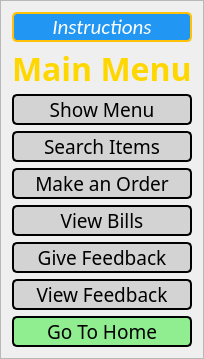
         <widget class="QFrame" name="frame_11">
          <property name="maximumSize">
           <size>
            <width>250</width>
            <height>16777215</height>
           </size>
          </property>
          <property name="styleSheet">
           <string notr="true">/* Menu Frame - White background, dark text */
QFrame#menuFrame {
    background-color: #FFFFFF; /* White */
border-radius:20px;
}

/* Menu Frame - Dark Text */
QFrame#menuFrame QLabel {
    color: #333333; /* Dark Gray or Charcoal Gray */
}

/* Menu Frame - Moosey Green Border */
QFrame#menuFrame {
    border: 2px solid #556B2F; /* Moosey Green */
    border-radius: 10px;
}

/* Adjust other elements within the menu frame as needed */
</string>
          </property>
          <property name="frameShape">
           <enum>QFrame::StyledPanel</enum>
          </property>
          <property name="frameShadow">
           <enum>QFrame::Raised</enum>
          </property>
          <layout class="QVBoxLayout" name="verticalLayout_4">
           <item>
            <widget class="QPushButton" name="pushButton_35">
             <property name="font">
              <font>
               <family>Calibri</family>
               <pointsize>16</pointsize>
               <italic>true</italic>
              </font>
             </property>
             <property name="styleSheet">
              <string notr="true">QPushButton {
    background-color: rgb(33, 150, 243); /* Dodger Blue */
    border: 2px solid rgb(255, 193, 7); /* Gold */
    color: rgb(255, 255, 255); /* White */
    border-radius: 5px;
}

QPushButton:hover {
    background-color: rgb(255, 202, 40); /* Yellow */
    color: rgb(33, 33, 33); /* Charcoal */
}

QPushButton:pressed {
    background-color: rgb(255, 193, 7); /* Gold */
    color: rgb(33, 33, 33); /* Charcoal */
}
</string>
             </property>
             <property name="text">
              <string>  Instructions  </string>
             </property>
            </widget>
           </item>
           <item alignment="Qt::AlignHCenter">
            <widget class="QLabel" name="label_14">
             <property name="maximumSize">
              <size>
               <width>16777215</width>
               <height>40</height>
              </size>
             </property>
             <property name="font">
              <font>
               <family>Script MT Bold</family>
               <pointsize>24</pointsize>
               <weight>75</weight>
               <bold>true</bold>
              </font>
             </property>
             <property name="styleSheet">
              <string notr="true">color:rgb(255, 215, 0)
</string>
             </property>
             <property name="text">
              <string>Main Menu</string>
             </property>
            </widget>
           </item>
           <item>
            <widget class="QPushButton" name="pushButton_36">
             <property name="maximumSize">
              <size>
               <width>16777215</width>
               <height>35</height>
              </size>
             </property>
             <property name="font">
              <font>
               <family>Arial Rounded MT Bold</family>
               <pointsize>14</pointsize>
              </font>
             </property>
             <property name="styleSheet">
              <string notr="true">QPushButton {
background-color: rgb(48, 127, 255); /* Adjusted background color */
    border: none;
    color: sky blue;
    border-;
border: 2px solid black;
    border-radius: 5px;
    background-color: lightgray;
}

QPushButton:hover {
    background-color: rgb(0, 80, 150); /* Adjusted hover color */
color:white
}

QPushButton:pressed {	
    background-color: rgb(255, 70, 70); /* Adjusted pressed color */
    color: black;
}
</string>
             </property>
             <property name="text">
              <string>Show Menu</string>
             </property>
            </widget>
           </item>
           <item>
            <widget class="QPushButton" name="pushButton_78">
             <property name="maximumSize">
              <size>
               <width>16777215</width>
               <height>35</height>
              </size>
             </property>
             <property name="font">
              <font>
               <family>Arial Rounded MT Bold</family>
               <pointsize>14</pointsize>
              </font>
             </property>
             <property name="styleSheet">
              <string notr="true">QPushButton {
background-color: rgb(48, 127, 255); /* Adjusted background color */
    border: none;
    color: sky blue;
    border-;
border: 2px solid black;
    border-radius: 5px;
    background-color: lightgray;
}

QPushButton:hover {
    background-color: rgb(0, 80, 150); /* Adjusted hover color */
color:white
}

QPushButton:pressed {	
    background-color: rgb(255, 70, 70); /* Adjusted pressed color */
    color: black;
}
</string>
             </property>
             <property name="text">
              <string>Search Items</string>
             </property>
            </widget>
           </item>
           <item>
            <widget class="QPushButton" name="pushButton_76">
             <property name="maximumSize">
              <size>
               <width>16777215</width>
               <height>35</height>
              </size>
             </property>
             <property name="font">
              <font>
               <family>Arial Rounded MT Bold</family>
               <pointsize>14</pointsize>
              </font>
             </property>
             <property name="styleSheet">
              <string notr="true">QPushButton {
background-color: rgb(48, 127, 255); /* Adjusted background color */
    border: none;
    color: sky blue;
    border-;
border: 2px solid black;
    border-radius: 5px;
    background-color: lightgray;
}

QPushButton:hover {
    background-color: rgb(0, 80, 150); /* Adjusted hover color */
color:white
}

QPushButton:pressed {	
    background-color: rgb(255, 70, 70); /* Adjusted pressed color */
    color: black;
}
</string>
             </property>
             <property name="text">
              <string>Make an Order</string>
             </property>
            </widget>
           </item>
           <item>
            <widget class="QPushButton" name="pushButton_77">
             <property name="maximumSize">
              <size>
               <width>16777215</width>
               <height>35</height>
              </size>
             </property>
             <property name="font">
              <font>
               <family>Arial Rounded MT Bold</family>
               <pointsize>14</pointsize>
              </font>
             </property>
             <property name="styleSheet">
              <string notr="true">QPushButton {
background-color: rgb(48, 127, 255); /* Adjusted background color */
    border: none;
    color: sky blue;
    border-;
border: 2px solid black;
    border-radius: 5px;
    background-color: lightgray;
}

QPushButton:hover {
    background-color: rgb(0, 80, 150); /* Adjusted hover color */
color:white
}

QPushButton:pressed {	
    background-color: rgb(255, 70, 70); /* Adjusted pressed color */
    color: black;
}
</string>
             </property>
             <property name="text">
              <string>View Bills</string>
             </property>
            </widget>
           </item>
           <item>
            <widget class="QPushButton" name="pushButton_68">
             <property name="maximumSize">
              <size>
               <width>16777215</width>
               <height>35</height>
              </size>
             </property>
             <property name="font">
              <font>
               <family>Arial Rounded MT Bold</family>
               <pointsize>14</pointsize>
              </font>
             </property>
             <property name="styleSheet">
              <string notr="true">QPushButton {
background-color: rgb(48, 127, 255); /* Adjusted background color */
    border: none;
    color: sky blue;
    border-;
border: 2px solid black;
    border-radius: 5px;
    background-color: lightgray;
}

QPushButton:hover {
    background-color: rgb(0, 80, 150); /* Adjusted hover color */
color:white
}

QPushButton:pressed {	
    background-color: rgb(255, 70, 70); /* Adjusted pressed color */
    color: black;
}
</string>
             </property>
             <property name="text">
              <string>Give Feedback</string>
             </property>
            </widget>
           </item>
           <item>
            <widget class="QPushButton" name="pushButton_70">
             <property name="maximumSize">
              <size>
               <width>16777215</width>
               <height>35</height>
              </size>
             </property>
             <property name="font">
              <font>
               <family>Arial Rounded MT Bold</family>
               <pointsize>14</pointsize>
              </font>
             </property>
             <property name="styleSheet">
              <string notr="true">QPushButton {
background-color: rgb(48, 127, 255); /* Adjusted background color */
    border: none;
    color: sky blue;
    border-;
border: 2px solid black;
    border-radius: 5px;
    background-color: lightgray;
}

QPushButton:hover {
    background-color: rgb(0, 80, 150); /* Adjusted hover color */
color:white
}

QPushButton:pressed {	
    background-color: rgb(255, 70, 70); /* Adjusted pressed color */
    color: black;
}
</string>
             </property>
             <property name="text">
              <string>View Feedback</string>
             </property>
            </widget>
           </item>
           <item>
            <widget class="QPushButton" name="pushButton_69">
             <property name="maximumSize">
              <size>
               <width>16777215</width>
               <height>40</height>
              </size>
             </property>
             <property name="font">
              <font>
               <family>Arial Rounded MT Bold</family>
               <pointsize>14</pointsize>
              </font>
             </property>
             <property name="styleSheet">
              <string notr="true">QPushButton {
background-color: rgb(48, 127, 255); /* Adjusted background color */
    border: none;
    color: sky blue;
    border-;
border: 2px solid black;
    border-radius: 5px;
    background-color: lightgreen;
}

QPushButton:hover {
    background-color: rgb(0, 80, 150); /* Adjusted hover color */
color:white
}

QPushButton:pressed {	
    background-color: rgb(255, 70, 70); /* Adjusted pressed color */
    color: black;
}
</string>
             </property>
             <property name="text">
              <string>Go To Home</string>
             </property>
            </widget>
           </item>
          </layout>
         </widget>
